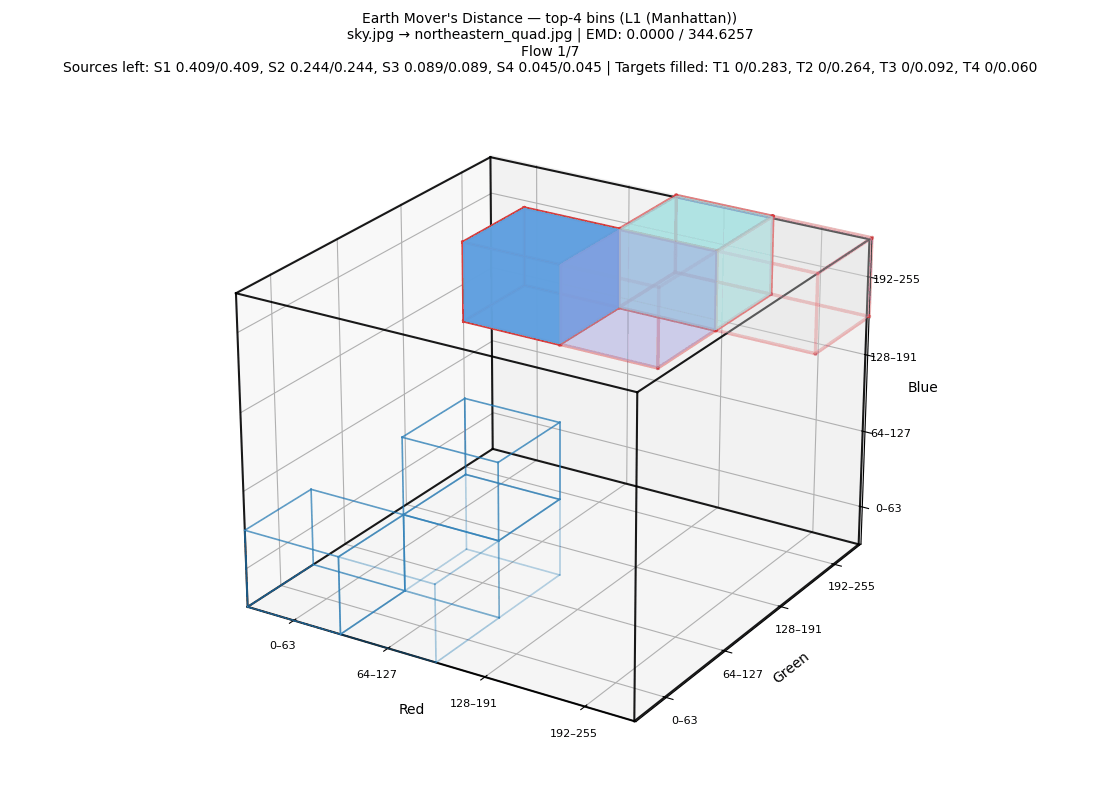
#> input picture assesment1/emd_sky_to_quad.gif, 1100 x 800 px; its folder holds only this picture in this run
$ python color_histogram.py emd_sky_to_quad.gif
#> lines starting #> are read from the running program, lines starting #| are printed output that depends on the picture; long printed decimals are rounded
#> in main, image_bgr is the input picture: shape (800, 1100, 3); mean B, G, R 245.8, 243.9, 242.3
#!/usr/bin/env python3
"""Compute and visualize a 3D RGB color histogram from an image."""

from __future__ import annotations

import argparse
import sys
from dataclasses import dataclass
from pathlib import Path

import cv2
import numpy as np


@dataclass(frozen=True)
class VoxelBin:
    r0: float
    g0: float
    b0: float
    dr: float
    dg: float
    db: float
    r_center: float
    g_center: float
    b_center: float
    count: float
    bin_color: tuple[float, float, float]
    opacity: float


def resolve_num_bins(bin_size: int | None, num_bins: int | None) -> int:
    if bin_size is not None and num_bins is not None:
        raise ValueError("Use either --bin-size or --bins, not both.")
    if bin_size is not None:
        if bin_size <= 0 or bin_size > 256:
            raise ValueError("--bin-size must be in the range (0, 256].")
        return int(np.ceil(256 / bin_size))
    if num_bins is not None:
        if num_bins <= 0:
            raise ValueError("--bins must be positive.")
        return num_bins
    return 8


def compute_3d_histogram(
    image_bgr: np.ndarray, num_bins: int, normalize: bool
) -> tuple[np.ndarray, list[np.ndarray]]:
    """Build a 3D histogram over B, G, R channels."""
#> called with num_bins = 8, normalize = True
    b, g, r = cv2.split(image_bgr)
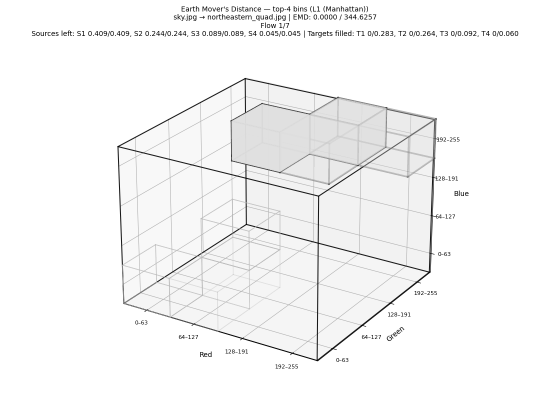
#> b: shape (800, 1100) (shown at 1/2 size); min 0, max 255, mean 245.8
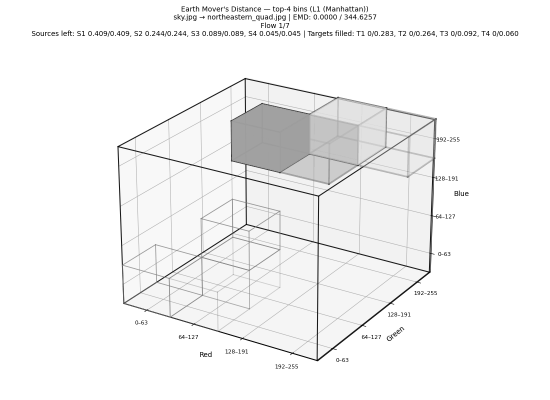
#> g: shape (800, 1100) (shown at 1/2 size); min 0, max 255, mean 243.9
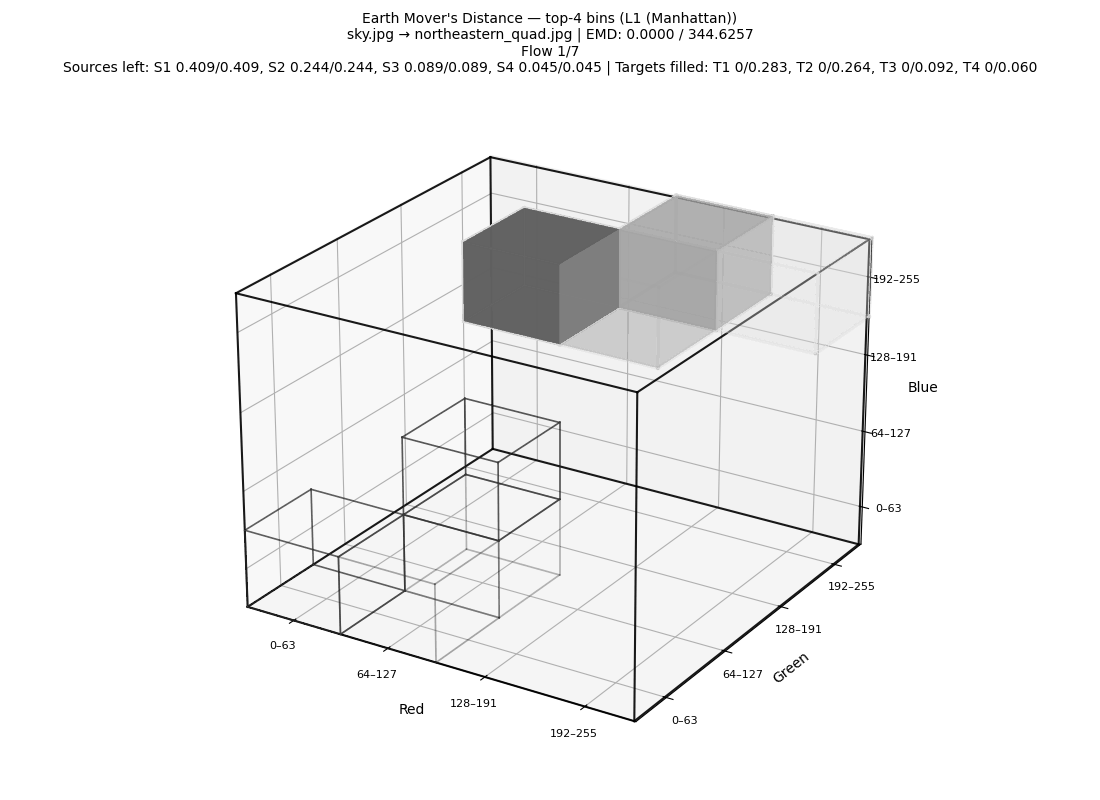
#> r: shape (800, 1100); min 0, max 255, mean 242.3
    pixels = np.stack([b.ravel(), g.ravel(), r.ravel()], axis=1).astype(np.float32)

    bin_edges = [np.linspace(0, 256, num_bins + 1) for _ in range(3)]
    hist, _ = np.histogramdd(pixels, bins=bin_edges)

    if normalize and hist.sum() > 0:
        hist = hist / hist.sum()

    return hist.astype(np.float64), bin_edges


# [5 lines left out: function compute_histogram_intersection, not called in this run]


def histogram_intersection_score(hist_a: np.ndarray, hist_b: np.ndarray) -> float:
    """Sum of per-bin minima — histogram intersection similarity."""
    return float(compute_histogram_intersection(hist_a, hist_b).sum())


def _frequency_ratio(count: float, mode: float) -> float:
    return float(count / mode) if mode > 0 else 0.0


def _bin_color(r: float, g: float, b: float) -> tuple[float, float, float]:
    """Full RGB at the bin center (hue encodes which colors are in the bin)."""
    return (r / 255.0, g / 255.0, b / 255.0)


# [111 lines left out: functions _display_opacity, _extract_voxels, _voxel_from_index, _top_k_voxels, not called in this run]


@dataclass(frozen=True)
class SubCube:
    src_center: tuple[float, float, float]
    dst_center: tuple[float, float, float]
    size: tuple[float, float, float]
    src_color: tuple[float, float, float]
    dst_color: tuple[float, float, float]
    mass: float
    move_cost: float
    src_idx: int
    dst_idx: int


# [307 lines left out: functions _lerp_rgb, _subdivide_voxel_grid, _allocate_destinations_for_source, _interleave_destination_labels, _interleave_moves, _rgb_ground_distance and 2 more, not called in this run]


def _voxel_size(voxel: VoxelBin) -> tuple[float, float, float]:
    return (voxel.dr, voxel.dg, voxel.db)


# [690 lines left out: functions _emd_bin_fill_alpha, _build_bin_flow_moves, _draw_voxel_fill, _compute_emd_bin_mass_state, _format_emd_count, _emd_bin_count_caption and 14 more, not called in this run]


def _rgb_to_hex(color: tuple[float, float, float]) -> str:
    r, g, b = (np.array(color) * 255).astype(int)
    return f"#{r:02x}{g:02x}{b:02x}"


# [108 lines left out: function plot_3d_histogram_html, not called in this run]


def save_histogram_data(hist: np.ndarray, output_path: Path) -> None:
    np.save(output_path, hist)
    print(f"Saved histogram array to {output_path}")


# [326 lines left out: functions to_grayscale, save_grayscale_image, compute_1d_histogram, compute_rgb_1d_histograms, _display_channel_bar_color, _channel_bar_colors and 7 more, not called in this run]


def parse_args() -> argparse.Namespace:
    parser = argparse.ArgumentParser(
        description="Compute and visualize RGB 3D, grayscale 1D, or per-channel RGB 1D histograms."
    )
    parser.add_argument("image", type=Path, help="Path to input image")
    parser.add_argument(
        "--bins",
        type=int,
        default=None,
        help="Number of bins per channel (default: 8). Each bin spans 256 / bins pixel values.",
    )
    parser.add_argument(
        "--bin-size",
        type=int,
        default=None,
        help="Width of each bin in pixel values [1-256]. Overrides --bins when set.",
    )
    parser.add_argument(
        "-o",
        "--output",
        type=Path,
        default=None,
        help="Save a static PNG snapshot of the 3D plot",
    )
    parser.add_argument(
        "--output-html",
        type=Path,
        default=None,
        help="Save a rotatable 3D plot as an interactive HTML file",
    )
    parser.add_argument(
        "--save-data",
        type=Path,
        default=None,
        help="Save raw 3D histogram array as a .npy file",
    )
    parser.add_argument(
        "--show",
        action="store_true",
        help="Open an interactive 3D window (drag to rotate)",
    )
    parser.add_argument(
        "--no-normalize",
        action="store_true",
        help="Keep raw pixel counts instead of normalizing to a probability distribution",
    )
    parser.add_argument(
        "--1d",
        dest="hist_1d",
        action="store_true",
        help="Compute a 1D grayscale histogram (converts color images to greyscale)",
    )
    parser.add_argument(
        "--rgb-1d",
        dest="hist_rgb_1d",
        action="store_true",
        help="Compute separate 1D histograms for the Red, Green, and Blue channels",
    )
    parser.add_argument(
        "--save-grayscale",
        type=Path,
        default=None,
        help="Save a greyscale version of the input image to this path",
    )
    parser.add_argument(
        "--min-fraction",
        type=float,
        default=0.0,
        help="Only plot bins with count >= this fraction of the mode (default: 0 = all non-zero bins)",
    )
    parser.add_argument(
        "--show-counts",
        action="store_true",
        default=True,
        help="Overlay each occupied bin with its count (default: on)",
    )
    parser.add_argument(
        "--no-counts",
        dest="show_counts",
        action="store_false",
        help="Hide count labels on occupied bins",
    )
    parser.add_argument(
        "--emd",
        type=Path,
        default=None,
        metavar="IMAGE2",
        help="Visualize Earth Mover's Distance against a second image (sub-cube transport)",
    )
    parser.add_argument(
        "--emd-top-k",
        type=int,
        default=4,
        metavar="N",
        help="Use the N most prevalent bins from each histogram for EMD (default: 2)",
    )
    parser.add_argument(
        "--emd-output",
        type=Path,
        default=None,
        help="Save EMD transport animation (.gif). Required with --emd unless --show is set.",
    )
    parser.add_argument(
        "--emd-grid",
        type=int,
        default=4,
        help="With --emd-subcubes: subdivide each top bin into N×N×N sub-cubes (default: 4)",
    )
    parser.add_argument(
        "--emd-subcubes",
        action="store_true",
        help="Animate EMD with a sub-cube grid inside each bin (see --emd-grid)",
    )
    parser.add_argument(
        "--emd-fps",
        type=int,
        default=4,
        help="Frames per second for the EMD animation (default: 8)",
    )
    parser.add_argument(
        "--emd-metric",
        choices=("euclidean", "manhattan"),
        default="euclidean",
        help="Ground distance between RGB bin centers for EMD (default: euclidean)",
    )
    parser.add_argument(
        "--intersect",
        type=Path,
        default=None,
        metavar="IMAGE2",
        help="Visualize histogram intersection with a second image (per-bin min of both histograms)",
    )
    return parser.parse_args()


def main() -> int:
    args = parse_args()

    if not args.image.is_file():
        print(f"Error: image not found: {args.image}", file=sys.stderr)
        return 1

    try:
        num_bins = resolve_num_bins(args.bin_size, args.bins)
    except ValueError as exc:
        print(f"Error: {exc}", file=sys.stderr)
        return 1

    if args.hist_1d and args.hist_rgb_1d:
        print("Error: use either --1d or --rgb-1d, not both.", file=sys.stderr)
        return 1

    image_bgr = cv2.imread(str(args.image), cv2.IMREAD_COLOR)
    if image_bgr is None:
        print(f"Error: failed to read image: {args.image}", file=sys.stderr)
        return 1

    if args.emd is not None and args.intersect is not None:
        print("Error: use either --emd or --intersect, not both.", file=sys.stderr)
        return 1

    if args.emd is not None:
        if args.hist_1d or args.hist_rgb_1d:
            print("Error: --emd requires 3D color histograms (do not use --1d or --rgb-1d).", file=sys.stderr)
            return 1
        if not args.emd.is_file():
            print(f"Error: second image not found: {args.emd}", file=sys.stderr)
            return 1
        if args.emd_grid <= 0:
            print("Error: --emd-grid must be positive.", file=sys.stderr)
            return 1
        if args.emd_subcubes and args.emd_grid < 2:
            print("Error: --emd-grid must be at least 2 when using --emd-subcubes.", file=sys.stderr)
            return 1
        if args.emd_fps <= 0:
            print("Error: --emd-fps must be positive.", file=sys.stderr)
            return 1
        if args.emd_top_k <= 0:
            print("Error: --emd-top-k must be positive.", file=sys.stderr)
            return 1
        if args.emd_output is None and not args.show:
            print("Error: use --emd-output PATH and/or --show with --emd.", file=sys.stderr)
            return 1

        image_bgr_b = cv2.imread(str(args.emd), cv2.IMREAD_COLOR)
        if image_bgr_b is None:
            print(f"Error: failed to read image: {args.emd}", file=sys.stderr)
            return 1

        hist_a, bin_edges = compute_3d_histogram(image_bgr, num_bins, normalize=not args.no_normalize)
        hist_b, _bin_edges_b = compute_3d_histogram(image_bgr_b, num_bins, normalize=not args.no_normalize)
        if hist_a.shape != hist_b.shape:
            print("Error: histogram shapes differ; use the same --bins for both images.", file=sys.stderr)
            return 1

        print(f"Image A: {args.image.name} ({image_bgr.shape[1]}x{image_bgr.shape[0]})")
        print(f"Image B: {args.emd.name} ({image_bgr_b.shape[1]}x{image_bgr_b.shape[0]})")
        print(f"Bins per channel: {num_bins} ({num_bins}³ total bins)")
        if args.emd_subcubes:
            print(f"EMD mode: sub-cube grid ({args.emd_grid}×{args.emd_grid}×{args.emd_grid})")
        else:
            print("EMD mode: bin-level flows (no sub-cubes)")
        print(f"EMD top bins per image: {args.emd_top_k}")
        print(f"EMD ground metric: {args.emd_metric}")

        try:
            output_path = args.emd_output or Path(f"emd_{args.image.stem}_to_{args.emd.stem}.gif")
            visualize_emd_transport(
                args.image,
                args.emd,
                hist_a,
                hist_b,
                bin_edges,
                output_path=output_path,
                grid=args.emd_grid,
                fps=args.emd_fps,
                top_k=args.emd_top_k,
                metric=args.emd_metric,
                bins_only=not args.emd_subcubes,
                show=args.show,
            )
        except (RuntimeError, ValueError) as exc:
            print(f"Error: {exc}", file=sys.stderr)
            return 1
        return 0

    if args.intersect is not None:
        if args.hist_1d or args.hist_rgb_1d:
            print("Error: --intersect requires 3D color histograms (do not use --1d or --rgb-1d).", file=sys.stderr)
            return 1
        if not args.intersect.is_file():
            print(f"Error: second image not found: {args.intersect}", file=sys.stderr)
            return 1

        image_bgr_b = cv2.imread(str(args.intersect), cv2.IMREAD_COLOR)
        if image_bgr_b is None:
            print(f"Error: failed to read image: {args.intersect}", file=sys.stderr)
            return 1

        hist_a, bin_edges = compute_3d_histogram(image_bgr, num_bins, normalize=not args.no_normalize)
        hist_b, _bin_edges_b = compute_3d_histogram(image_bgr_b, num_bins, normalize=not args.no_normalize)
        if hist_a.shape != hist_b.shape:
            print("Error: histogram shapes differ; use the same --bins for both images.", file=sys.stderr)
            return 1

        hist_intersect = compute_histogram_intersection(hist_a, hist_b)
        score = histogram_intersection_score(hist_a, hist_b)
        normalized = not args.no_normalize
        effective_bin_size = 256 / num_bins
        title = (
            f"Histogram Intersection — {args.image.name} ∩ {args.intersect.name} "
            f"({num_bins}³ bins)\n"
            f"Intersection score: {score:.6f}"
        )

        print(f"Image A: {args.image.name} ({image_bgr.shape[1]}x{image_bgr.shape[0]})")
        print(f"Image B: {args.intersect.name} ({image_bgr_b.shape[1]}x{image_bgr_b.shape[0]})")
        print(f"Bins per channel: {num_bins} (bin size ≈ {effective_bin_size:.2f} pixel values)")
        print(f"Intersection score: {score:.6f}")
        print(f"Non-zero intersection bins: {int(np.count_nonzero(hist_intersect))}")
        print(f"Mode intersection bin value: {hist_intersect.max():.6f}")

        if args.save_data is not None:
            save_histogram_data(hist_intersect, args.save_data)

        wants_plot = args.output is not None or args.show or args.output_html is not None
        if wants_plot:
            if args.output is not None or args.show:
                plot_3d_histogram_matplotlib(
                    hist_intersect,
                    bin_edges,
                    title=title,
                    output_path=args.output,
                    show=args.show,
                    min_fraction=args.min_fraction,
                    normalized=normalized,
                    num_pixels=0,
                    show_counts=args.show_counts,
                )
            if args.output_html is not None:
                try:
                    plot_3d_histogram_html(
                        hist_intersect,
                        bin_edges,
                        title=title,
                        output_path=args.output_html,
                        min_fraction=args.min_fraction,
                        normalized=normalized,
                        num_pixels=0,
                        show_counts=args.show_counts,
                    )
                except RuntimeError as exc:
                    print(f"Error: {exc}", file=sys.stderr)
                    return 1
        elif args.save_data is None:
            print("No output requested. Use --show, --output, --output-html, or --save-data.")
        return 0

    if args.save_grayscale is not None:
        gray = save_grayscale_image(image_bgr, args.save_grayscale)
    elif args.hist_1d:
        gray = to_grayscale(image_bgr)
    else:
        gray = None

    if args.hist_1d:
        hist, edges = compute_1d_histogram(gray, num_bins, normalize=not args.no_normalize)
        title = f"1D Grayscale Histogram — {args.image.name} ({num_bins} bins)"
        print(f"Image: {args.image.name} ({image_bgr.shape[1]}x{image_bgr.shape[0]})")
        print(f"Bins: {num_bins} (bin size ≈ {256 / num_bins:.2f} intensity levels)")
        print(f"Non-zero bins: {int(np.count_nonzero(hist))}")
        print(f"Mode bin value: {hist.max():.6f}")
        print(f"Grayscale pixels: {gray.ravel().tolist()}")

        if args.save_data is not None:
            save_histogram_data(hist, args.save_data)

        wants_plot = args.output is not None or args.show or args.output_html is not None
        if wants_plot:
            if args.output is not None or args.show:
                plot_1d_histogram_matplotlib(
                    hist,
                    edges,
                    title=title,
                    output_path=args.output,
                    show=args.show,
                    normalized=not args.no_normalize,
                )
            if args.output_html is not None:
                try:
                    plot_1d_histogram_html(
                        hist,
                        edges,
                        title=title,
                        output_path=args.output_html,
                    )
                except RuntimeError as exc:
                    print(f"Error: {exc}", file=sys.stderr)
                    return 1
        elif args.save_data is None and args.save_grayscale is None:
            print("No output requested. Use --output, --show, --output-html, or --save-data.")
        return 0

    if args.hist_rgb_1d:
        normalized = not args.no_normalize
        hists, edges = compute_rgb_1d_histograms(image_bgr, num_bins, normalize=normalized)
        print(f"Image: {args.image.name} ({image_bgr.shape[1]}x{image_bgr.shape[0]})")
        print(f"Bins per channel: {num_bins} (bin size ≈ {256 / num_bins:.2f} intensity levels)")
        for channel in ("Red", "Green", "Blue"):
            hist = hists[channel]
            print(
                f"{channel}: non-zero bins={int(np.count_nonzero(hist))}, "
                f"mode={hist.max():.6f}"
            )

        if args.save_data is not None:
            np.savez(
                args.save_data,
                red=hists["Red"],
                green=hists["Green"],
                blue=hists["Blue"],
                edges=edges,
            )
            print(f"Saved RGB histogram arrays to {args.save_data}")

        wants_plot = args.output is not None or args.show or args.output_html is not None
        if wants_plot:
            if args.output is not None or args.show:
                plot_rgb_1d_histograms_matplotlib(
                    hists,
                    edges,
                    image_name=args.image.name,
                    output_path=args.output,
                    show=args.show,
                    normalized=normalized,
                )
            if args.output_html is not None:
                try:
                    plot_rgb_1d_histograms_html(
                        hists,
                        edges,
                        image_name=args.image.name,
                        output_path=args.output_html,
                        normalized=normalized,
                    )
                except RuntimeError as exc:
                    print(f"Error: {exc}", file=sys.stderr)
                    return 1
        elif args.save_data is None:
            print("No output requested. Use --output, --show, --output-html, or --save-data.")
        return 0

    hist, bin_edges = compute_3d_histogram(image_bgr, num_bins, normalize=not args.no_normalize)
#> bin_edges = [[0, 32, 64, 96, 128, 160, 192, 224, 256], [0, 32, 64, 96, 128, 160, 192, 224, 256], [0, 32, 64, 96, 128, 160, 192, 224, 256]]
    num_pixels = image_bgr.shape[0] * image_bgr.shape[1]
    normalized = not args.no_normalize

    effective_bin_size = 256 / num_bins
    title = f"3D Color Histogram — {args.image.name} ({num_bins}³ bins)"
    print(f"Image: {args.image.name} ({image_bgr.shape[1]}x{image_bgr.shape[0]})")
#| Image: emd_sky_to_quad.gif (1100x800)
    print(f"Bins per channel: {num_bins} (bin size ≈ {effective_bin_size:.2f} pixel values)")
    print(f"Histogram shape: {hist.shape} ({hist.size} total bins)")
#| Histogram shape: (8, 8, 8) (512 total bins)
    print(f"Non-zero bins: {int(np.count_nonzero(hist))}")
#| Non-zero bins: 43
    print(f"Mode bin value: {hist.max():.6f}")
#| Mode bin value: 0.9104

    if args.save_data is not None:
        save_histogram_data(hist, args.save_data)

    wants_plot = args.output is not None or args.show or args.output_html is not None
    if wants_plot:
        if args.output is not None or args.show:
            plot_3d_histogram_matplotlib(
                hist,
                bin_edges,
                title=title,
                output_path=args.output,
                show=args.show,
                min_fraction=args.min_fraction,
                normalized=normalized,
                num_pixels=num_pixels,
                show_counts=args.show_counts,
            )
        if args.output_html is not None:
            try:
                plot_3d_histogram_html(
                    hist,
                    bin_edges,
                    title=title,
                    output_path=args.output_html,
                    min_fraction=args.min_fraction,
                    normalized=normalized,
                    num_pixels=num_pixels,
                    show_counts=args.show_counts,
                )
            except RuntimeError as exc:
                print(f"Error: {exc}", file=sys.stderr)
                return 1
    elif args.save_data is None:
        print("No output requested. Use --show, --output, --output-html, or --save-data.")

    return 0


if __name__ == "__main__":
    raise SystemExit(main())
#> (the program exits here)
